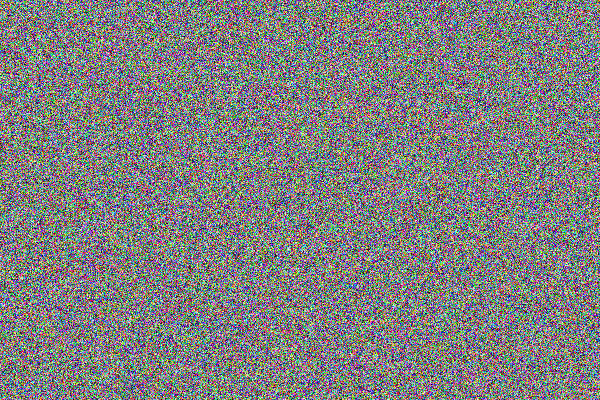
Frame 1 (no input)
Frame 60 (no input): identical to frame 1, image omitted
Frame 120 (the mouse pressed at the canvas centre since frame 60): identical to frame 1, image omitted

The p5.js sketch that drew this single still picture (run headless with seeded random() and noise() and a simulated clock; from frame 60 on, the mouse is pressed at the canvas centre):

// p5.js sketch
// ── sketch.js
let img;

function setup() {
  createCanvas(600, 400);

  img = createImage(width, height); // a blank image

  img.loadPixels();
  console.log(img.pixels.length); // w * h * 4 (1 pixel contains 4 values, RGBA.)
  for (let i = 0; i < img.pixels.length; i += 4) {
    img.pixels[i + 0] = random(255); // R
    img.pixels[i + 1] = random(255); // G
    img.pixels[i + 2] = random(255); // B
    img.pixels[i + 3] = 255; // A
  }
  img.updatePixels();
}

function draw() {
  background(0);

  image(img, 0, 0);
}
